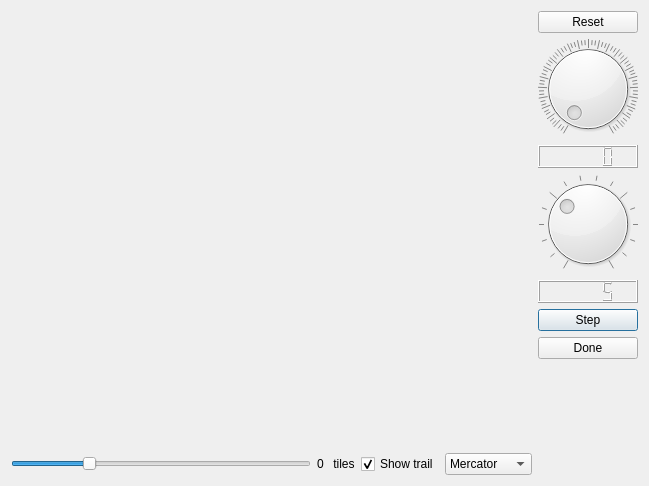
<?xml version="1.0" encoding="UTF-8"?>
<ui version="4.0">
 <class>Form</class>
 <widget class="QWidget" name="Form">
  <property name="geometry">
   <rect>
    <x>0</x>
    <y>0</y>
    <width>649</width>
    <height>486</height>
   </rect>
  </property>
  <property name="windowTitle">
   <string>Form</string>
  </property>
  <layout class="QHBoxLayout" name="horizontalLayout">
   <item>
    <layout class="QVBoxLayout" name="verticalLayout_2">
     <item>
      <widget class="QWidget" name="content" native="true">
       <property name="sizePolicy">
        <sizepolicy hsizetype="Expanding" vsizetype="Expanding">
         <horstretch>0</horstretch>
         <verstretch>0</verstretch>
        </sizepolicy>
       </property>
      </widget>
     </item>
     <item>
      <layout class="QHBoxLayout" name="horizontalLayout_2">
       <item>
        <widget class="QSlider" name="rotate">
         <property name="minimum">
          <number>-180</number>
         </property>
         <property name="maximum">
          <number>180</number>
         </property>
         <property name="pageStep">
          <number>15</number>
         </property>
         <property name="value">
          <number>-90</number>
         </property>
         <property name="orientation">
          <enum>Qt::Horizontal</enum>
         </property>
        </widget>
       </item>
       <item>
        <widget class="QLabel" name="count">
         <property name="text">
          <string>0</string>
         </property>
        </widget>
       </item>
       <item>
        <widget class="QLabel" name="label">
         <property name="text">
          <string> tiles</string>
         </property>
        </widget>
       </item>
       <item>
        <widget class="QCheckBox" name="trail">
         <property name="text">
          <string>Show trail</string>
         </property>
         <property name="checked">
          <bool>true</bool>
         </property>
        </widget>
       </item>
       <item>
        <widget class="QComboBox" name="projection">
         <property name="sizePolicy">
          <sizepolicy hsizetype="Minimum" vsizetype="Fixed">
           <horstretch>0</horstretch>
           <verstretch>0</verstretch>
          </sizepolicy>
         </property>
         <property name="minimumSize">
          <size>
           <width>85</width>
           <height>0</height>
          </size>
         </property>
         <property name="currentIndex">
          <number>0</number>
         </property>
         <item>
          <property name="text">
           <string>Mercator</string>
          </property>
         </item>
         <item>
          <property name="text">
           <string>Sinusoidal</string>
          </property>
         </item>
        </widget>
       </item>
      </layout>
     </item>
    </layout>
   </item>
   <item>
    <layout class="QVBoxLayout" name="verticalLayout">
     <item>
      <widget class="QPushButton" name="reset">
       <property name="text">
        <string>Reset</string>
       </property>
      </widget>
     </item>
     <item>
      <widget class="QDial" name="direction">
       <property name="maximum">
        <number>360</number>
       </property>
       <property name="pageStep">
        <number>15</number>
       </property>
       <property name="notchTarget">
        <double>5.000000000000000</double>
       </property>
       <property name="notchesVisible">
        <bool>true</bool>
       </property>
      </widget>
     </item>
     <item>
      <widget class="QLCDNumber" name="directiondisplay"/>
     </item>
     <item>
      <widget class="QDial" name="speed">
       <property name="minimum">
        <number>0</number>
       </property>
       <property name="maximum">
        <number>15</number>
       </property>
       <property name="pageStep">
        <number>5</number>
       </property>
       <property name="value">
        <number>5</number>
       </property>
       <property name="notchTarget">
        <double>5.000000000000000</double>
       </property>
       <property name="notchesVisible">
        <bool>true</bool>
       </property>
      </widget>
     </item>
     <item>
      <widget class="QLCDNumber" name="speeddisplay">
       <property name="smallDecimalPoint">
        <bool>false</bool>
       </property>
       <property name="segmentStyle">
        <enum>QLCDNumber::Filled</enum>
       </property>
       <property name="value" stdset="0">
        <double>5.000000000000000</double>
       </property>
      </widget>
     </item>
     <item>
      <widget class="QPushButton" name="step">
       <property name="text">
        <string>Step</string>
       </property>
       <property name="default">
        <bool>true</bool>
       </property>
      </widget>
     </item>
     <item>
      <widget class="QPushButton" name="done">
       <property name="text">
        <string>Done</string>
       </property>
      </widget>
     </item>
     <item>
      <spacer name="verticalSpacer">
       <property name="orientation">
        <enum>Qt::Vertical</enum>
       </property>
       <property name="sizeHint" stdset="0">
        <size>
         <width>20</width>
         <height>40</height>
        </size>
       </property>
      </spacer>
     </item>
    </layout>
   </item>
  </layout>
 </widget>
 <resources/>
 <connections>
  <connection>
   <sender>direction</sender>
   <signal>sliderMoved(int)</signal>
   <receiver>directiondisplay</receiver>
   <slot>display(int)</slot>
   <hints>
    <hint type="sourcelabel">
     <x>588</x>
     <y>92</y>
    </hint>
    <hint type="destinationlabel">
     <x>588</x>
     <y>160</y>
    </hint>
   </hints>
  </connection>
  <connection>
   <sender>speed</sender>
   <signal>sliderMoved(int)</signal>
   <receiver>speeddisplay</receiver>
   <slot>display(int)</slot>
   <hints>
    <hint type="sourcelabel">
     <x>588</x>
     <y>227</y>
    </hint>
    <hint type="destinationlabel">
     <x>588</x>
     <y>295</y>
    </hint>
   </hints>
  </connection>
 </connections>
</ui>
